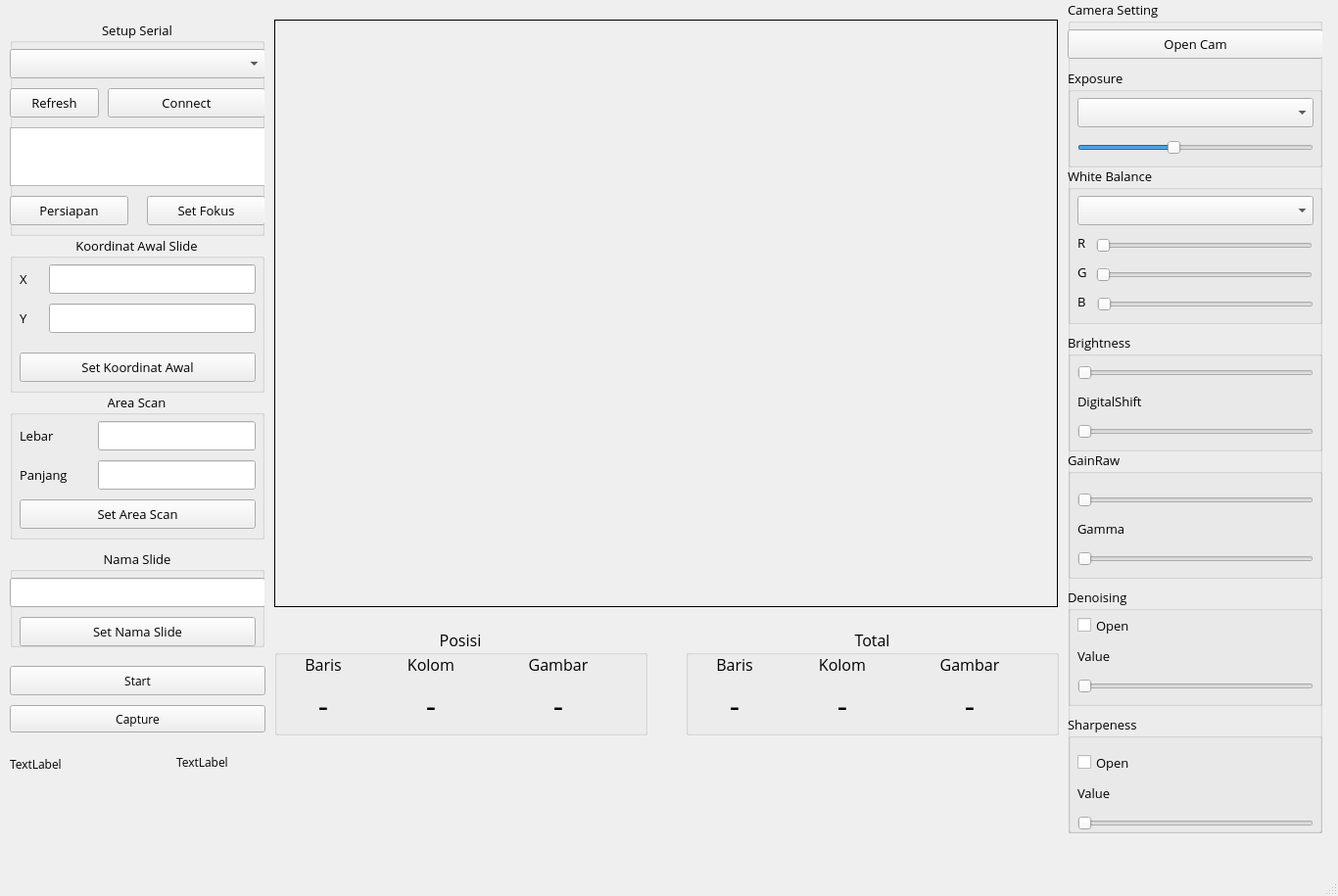
<?xml version="1.0" encoding="UTF-8"?>
<ui version="4.0">
 <class>MicroscannerTest</class>
 <widget class="QMainWindow" name="MicroscannerTest">
  <property name="geometry">
   <rect>
    <x>0</x>
    <y>0</y>
    <width>1366</width>
    <height>915</height>
   </rect>
  </property>
  <property name="font">
   <font>
    <family>Open Sans</family>
    <kerning>true</kerning>
   </font>
  </property>
  <property name="windowTitle">
   <string notr="true">Microscanner Test</string>
  </property>
  <property name="layoutDirection">
   <enum>Qt::LeftToRight</enum>
  </property>
  <property name="autoFillBackground">
   <bool>false</bool>
  </property>
  <widget class="QWidget" name="centralwidget">
   <widget class="QLabel" name="capturelbl">
    <property name="geometry">
     <rect>
      <x>280</x>
      <y>20</y>
      <width>800</width>
      <height>600</height>
     </rect>
    </property>
    <property name="frameShape">
     <enum>QFrame::Box</enum>
    </property>
    <property name="frameShadow">
     <enum>QFrame::Plain</enum>
    </property>
    <property name="lineWidth">
     <number>1</number>
    </property>
    <property name="text">
     <string/>
    </property>
   </widget>
   <widget class="QGroupBox" name="groupBox_2">
    <property name="geometry">
     <rect>
      <x>1090</x>
      <y>0</y>
      <width>260</width>
      <height>851</height>
     </rect>
    </property>
    <property name="font">
     <font>
      <family>Open Sans</family>
      <pointsize>10</pointsize>
     </font>
    </property>
    <property name="title">
     <string>Camera Setting</string>
    </property>
    <property name="flat">
     <bool>true</bool>
    </property>
    <widget class="QPushButton" name="openCam_btn">
     <property name="geometry">
      <rect>
       <x>0</x>
       <y>30</y>
       <width>261</width>
       <height>30</height>
      </rect>
     </property>
     <property name="text">
      <string>Open Cam</string>
     </property>
    </widget>
    <widget class="QGroupBox" name="groupBox_4">
     <property name="geometry">
      <rect>
       <x>0</x>
       <y>70</y>
       <width>260</width>
       <height>101</height>
      </rect>
     </property>
     <property name="font">
      <font>
       <pointsize>10</pointsize>
      </font>
     </property>
     <property name="title">
      <string>Exposure</string>
     </property>
     <property name="flat">
      <bool>true</bool>
     </property>
     <widget class="QComboBox" name="exposureMode">
      <property name="geometry">
       <rect>
        <x>10</x>
        <y>30</y>
        <width>241</width>
        <height>30</height>
       </rect>
      </property>
     </widget>
     <widget class="QSlider" name="exposure_slider">
      <property name="geometry">
       <rect>
        <x>10</x>
        <y>70</y>
        <width>241</width>
        <height>22</height>
       </rect>
      </property>
      <property name="value">
       <number>40</number>
      </property>
      <property name="orientation">
       <enum>Qt::Horizontal</enum>
      </property>
     </widget>
    </widget>
    <widget class="QGroupBox" name="groupBox_5">
     <property name="geometry">
      <rect>
       <x>0</x>
       <y>170</y>
       <width>260</width>
       <height>161</height>
      </rect>
     </property>
     <property name="font">
      <font>
       <pointsize>10</pointsize>
      </font>
     </property>
     <property name="title">
      <string>White Balance</string>
     </property>
     <property name="flat">
      <bool>true</bool>
     </property>
     <widget class="QComboBox" name="WBMode">
      <property name="geometry">
       <rect>
        <x>10</x>
        <y>30</y>
        <width>241</width>
        <height>30</height>
       </rect>
      </property>
     </widget>
     <widget class="QSlider" name="R_slider">
      <property name="geometry">
       <rect>
        <x>29</x>
        <y>70</y>
        <width>221</width>
        <height>22</height>
       </rect>
      </property>
      <property name="orientation">
       <enum>Qt::Horizontal</enum>
      </property>
     </widget>
     <widget class="QSlider" name="G_slider">
      <property name="geometry">
       <rect>
        <x>29</x>
        <y>100</y>
        <width>221</width>
        <height>22</height>
       </rect>
      </property>
      <property name="orientation">
       <enum>Qt::Horizontal</enum>
      </property>
     </widget>
     <widget class="QSlider" name="B_slider">
      <property name="geometry">
       <rect>
        <x>30</x>
        <y>130</y>
        <width>221</width>
        <height>22</height>
       </rect>
      </property>
      <property name="orientation">
       <enum>Qt::Horizontal</enum>
      </property>
     </widget>
     <widget class="QLabel" name="label_4">
      <property name="geometry">
       <rect>
        <x>10</x>
        <y>70</y>
        <width>16</width>
        <height>16</height>
       </rect>
      </property>
      <property name="text">
       <string>R</string>
      </property>
     </widget>
     <widget class="QLabel" name="label_6">
      <property name="geometry">
       <rect>
        <x>10</x>
        <y>100</y>
        <width>16</width>
        <height>16</height>
       </rect>
      </property>
      <property name="text">
       <string>G</string>
      </property>
     </widget>
     <widget class="QLabel" name="label_9">
      <property name="geometry">
       <rect>
        <x>10</x>
        <y>130</y>
        <width>16</width>
        <height>16</height>
       </rect>
      </property>
      <property name="text">
       <string>B</string>
      </property>
     </widget>
    </widget>
    <widget class="QGroupBox" name="groupBox_6">
     <property name="geometry">
      <rect>
       <x>0</x>
       <y>340</y>
       <width>260</width>
       <height>121</height>
      </rect>
     </property>
     <property name="font">
      <font>
       <pointsize>10</pointsize>
      </font>
     </property>
     <property name="title">
      <string>Brightness</string>
     </property>
     <property name="flat">
      <bool>true</bool>
     </property>
     <widget class="QSlider" name="brightness_slider">
      <property name="geometry">
       <rect>
        <x>10</x>
        <y>30</y>
        <width>241</width>
        <height>22</height>
       </rect>
      </property>
      <property name="orientation">
       <enum>Qt::Horizontal</enum>
      </property>
     </widget>
     <widget class="QSlider" name="digitalShift_slider">
      <property name="geometry">
       <rect>
        <x>10</x>
        <y>90</y>
        <width>241</width>
        <height>22</height>
       </rect>
      </property>
      <property name="orientation">
       <enum>Qt::Horizontal</enum>
      </property>
     </widget>
     <widget class="QLabel" name="label_3">
      <property name="geometry">
       <rect>
        <x>10</x>
        <y>60</y>
        <width>131</width>
        <height>20</height>
       </rect>
      </property>
      <property name="text">
       <string>DigitalShift</string>
      </property>
     </widget>
    </widget>
    <widget class="QGroupBox" name="groupBox_7">
     <property name="geometry">
      <rect>
       <x>0</x>
       <y>460</y>
       <width>260</width>
       <height>131</height>
      </rect>
     </property>
     <property name="font">
      <font>
       <pointsize>10</pointsize>
      </font>
     </property>
     <property name="title">
      <string>GainRaw</string>
     </property>
     <property name="flat">
      <bool>true</bool>
     </property>
     <widget class="QSlider" name="gainRaw_slider">
      <property name="geometry">
       <rect>
        <x>10</x>
        <y>40</y>
        <width>241</width>
        <height>22</height>
       </rect>
      </property>
      <property name="orientation">
       <enum>Qt::Horizontal</enum>
      </property>
     </widget>
     <widget class="QSlider" name="gamma_slider">
      <property name="geometry">
       <rect>
        <x>10</x>
        <y>100</y>
        <width>241</width>
        <height>22</height>
       </rect>
      </property>
      <property name="orientation">
       <enum>Qt::Horizontal</enum>
      </property>
     </widget>
     <widget class="QLabel" name="label_5">
      <property name="geometry">
       <rect>
        <x>10</x>
        <y>70</y>
        <width>131</width>
        <height>20</height>
       </rect>
      </property>
      <property name="text">
       <string>Gamma</string>
      </property>
     </widget>
    </widget>
    <widget class="QGroupBox" name="groupBox_8">
     <property name="geometry">
      <rect>
       <x>0</x>
       <y>600</y>
       <width>260</width>
       <height>121</height>
      </rect>
     </property>
     <property name="font">
      <font>
       <pointsize>10</pointsize>
      </font>
     </property>
     <property name="title">
      <string>Denoising</string>
     </property>
     <property name="flat">
      <bool>true</bool>
     </property>
     <widget class="QSlider" name="denoising_slider">
      <property name="geometry">
       <rect>
        <x>10</x>
        <y>90</y>
        <width>241</width>
        <height>22</height>
       </rect>
      </property>
      <property name="orientation">
       <enum>Qt::Horizontal</enum>
      </property>
     </widget>
     <widget class="QLabel" name="denoising_lbl">
      <property name="geometry">
       <rect>
        <x>10</x>
        <y>60</y>
        <width>131</width>
        <height>20</height>
       </rect>
      </property>
      <property name="text">
       <string>Value</string>
      </property>
     </widget>
     <widget class="QCheckBox" name="denoising_cb">
      <property name="geometry">
       <rect>
        <x>10</x>
        <y>30</y>
        <width>70</width>
        <height>17</height>
       </rect>
      </property>
      <property name="text">
       <string>Open</string>
      </property>
     </widget>
    </widget>
    <widget class="QGroupBox" name="groupBox_9">
     <property name="geometry">
      <rect>
       <x>0</x>
       <y>730</y>
       <width>260</width>
       <height>121</height>
      </rect>
     </property>
     <property name="font">
      <font>
       <pointsize>10</pointsize>
      </font>
     </property>
     <property name="title">
      <string>Sharpeness</string>
     </property>
     <property name="flat">
      <bool>true</bool>
     </property>
     <widget class="QSlider" name="sharpness_slider">
      <property name="geometry">
       <rect>
        <x>10</x>
        <y>100</y>
        <width>241</width>
        <height>22</height>
       </rect>
      </property>
      <property name="orientation">
       <enum>Qt::Horizontal</enum>
      </property>
     </widget>
     <widget class="QLabel" name="denoising_slider_3">
      <property name="geometry">
       <rect>
        <x>10</x>
        <y>70</y>
        <width>131</width>
        <height>20</height>
       </rect>
      </property>
      <property name="text">
       <string>Value</string>
      </property>
     </widget>
     <widget class="QCheckBox" name="sharpness_cb">
      <property name="geometry">
       <rect>
        <x>10</x>
        <y>40</y>
        <width>70</width>
        <height>17</height>
       </rect>
      </property>
      <property name="text">
       <string>Open</string>
      </property>
     </widget>
    </widget>
   </widget>
   <widget class="QGroupBox" name="AreaScan">
    <property name="geometry">
     <rect>
      <x>10</x>
      <y>400</y>
      <width>260</width>
      <height>151</height>
     </rect>
    </property>
    <property name="font">
     <font>
      <family>Open Sans</family>
      <pointsize>10</pointsize>
     </font>
    </property>
    <property name="title">
     <string>Area Scan</string>
    </property>
    <property name="alignment">
     <set>Qt::AlignCenter</set>
    </property>
    <property name="flat">
     <bool>true</bool>
    </property>
    <widget class="QLineEdit" name="widthScan_text">
     <property name="geometry">
      <rect>
       <x>90</x>
       <y>30</y>
       <width>161</width>
       <height>30</height>
      </rect>
     </property>
    </widget>
    <widget class="QLineEdit" name="heightScan_text">
     <property name="geometry">
      <rect>
       <x>90</x>
       <y>70</y>
       <width>161</width>
       <height>30</height>
      </rect>
     </property>
    </widget>
    <widget class="QPushButton" name="setArea_btn">
     <property name="geometry">
      <rect>
       <x>10</x>
       <y>110</y>
       <width>241</width>
       <height>30</height>
      </rect>
     </property>
     <property name="text">
      <string>Set Area Scan</string>
     </property>
    </widget>
    <widget class="QLabel" name="label">
     <property name="geometry">
      <rect>
       <x>10</x>
       <y>30</y>
       <width>61</width>
       <height>30</height>
      </rect>
     </property>
     <property name="text">
      <string>Lebar</string>
     </property>
    </widget>
    <widget class="QLabel" name="label_2">
     <property name="geometry">
      <rect>
       <x>10</x>
       <y>70</y>
       <width>71</width>
       <height>30</height>
      </rect>
     </property>
     <property name="text">
      <string>Panjang</string>
     </property>
    </widget>
   </widget>
   <widget class="QGroupBox" name="AreaScan_2">
    <property name="geometry">
     <rect>
      <x>10</x>
      <y>240</y>
      <width>260</width>
      <height>161</height>
     </rect>
    </property>
    <property name="font">
     <font>
      <family>Open Sans</family>
      <pointsize>10</pointsize>
     </font>
    </property>
    <property name="title">
     <string>Koordinat Awal Slide</string>
    </property>
    <property name="alignment">
     <set>Qt::AlignCenter</set>
    </property>
    <property name="flat">
     <bool>true</bool>
    </property>
    <widget class="QLineEdit" name="xHomeSlide_text">
     <property name="geometry">
      <rect>
       <x>40</x>
       <y>30</y>
       <width>211</width>
       <height>30</height>
      </rect>
     </property>
    </widget>
    <widget class="QLineEdit" name="yHomeSlide_text">
     <property name="geometry">
      <rect>
       <x>40</x>
       <y>70</y>
       <width>211</width>
       <height>30</height>
      </rect>
     </property>
    </widget>
    <widget class="QPushButton" name="setHomeSlide_btn">
     <property name="geometry">
      <rect>
       <x>10</x>
       <y>120</y>
       <width>241</width>
       <height>30</height>
      </rect>
     </property>
     <property name="text">
      <string>Set Koordinat Awal</string>
     </property>
    </widget>
    <widget class="QLabel" name="label_7">
     <property name="geometry">
      <rect>
       <x>10</x>
       <y>30</y>
       <width>21</width>
       <height>30</height>
      </rect>
     </property>
     <property name="text">
      <string>X</string>
     </property>
    </widget>
    <widget class="QLabel" name="label_8">
     <property name="geometry">
      <rect>
       <x>10</x>
       <y>70</y>
       <width>21</width>
       <height>30</height>
      </rect>
     </property>
     <property name="text">
      <string>Y</string>
     </property>
    </widget>
   </widget>
   <widget class="QGroupBox" name="groupBox_3">
    <property name="geometry">
     <rect>
      <x>10</x>
      <y>20</y>
      <width>260</width>
      <height>221</height>
     </rect>
    </property>
    <property name="font">
     <font>
      <family>Open Sans</family>
      <pointsize>10</pointsize>
     </font>
    </property>
    <property name="title">
     <string>Setup Serial</string>
    </property>
    <property name="alignment">
     <set>Qt::AlignCenter</set>
    </property>
    <property name="flat">
     <bool>true</bool>
    </property>
    <widget class="QTextEdit" name="status_txt">
     <property name="enabled">
      <bool>true</bool>
     </property>
     <property name="geometry">
      <rect>
       <x>0</x>
       <y>110</y>
       <width>261</width>
       <height>60</height>
      </rect>
     </property>
     <property name="autoFillBackground">
      <bool>false</bool>
     </property>
     <property name="readOnly">
      <bool>true</bool>
     </property>
    </widget>
    <widget class="QComboBox" name="comCombo">
     <property name="geometry">
      <rect>
       <x>0</x>
       <y>30</y>
       <width>261</width>
       <height>30</height>
      </rect>
     </property>
     <property name="font">
      <font>
       <pointsize>12</pointsize>
      </font>
     </property>
     <property name="toolTip">
      <string/>
     </property>
     <property name="whatsThis">
      <string/>
     </property>
     <property name="currentText">
      <string/>
     </property>
    </widget>
    <widget class="QPushButton" name="connect_btn">
     <property name="geometry">
      <rect>
       <x>100</x>
       <y>70</y>
       <width>161</width>
       <height>30</height>
      </rect>
     </property>
     <property name="text">
      <string>Connect</string>
     </property>
    </widget>
    <widget class="QPushButton" name="comRefresh_btn">
     <property name="geometry">
      <rect>
       <x>0</x>
       <y>70</y>
       <width>91</width>
       <height>30</height>
      </rect>
     </property>
     <property name="text">
      <string>Refresh</string>
     </property>
    </widget>
    <widget class="QPushButton" name="fokus_btn">
     <property name="geometry">
      <rect>
       <x>140</x>
       <y>180</y>
       <width>121</width>
       <height>30</height>
      </rect>
     </property>
     <property name="text">
      <string>Set Fokus</string>
     </property>
    </widget>
    <widget class="QPushButton" name="prepare_btn">
     <property name="geometry">
      <rect>
       <x>0</x>
       <y>180</y>
       <width>121</width>
       <height>30</height>
      </rect>
     </property>
     <property name="text">
      <string>Persiapan</string>
     </property>
    </widget>
   </widget>
   <widget class="QLabel" name="time_label">
    <property name="geometry">
     <rect>
      <x>180</x>
      <y>770</y>
      <width>55</width>
      <height>16</height>
     </rect>
    </property>
    <property name="text">
     <string>TextLabel</string>
    </property>
   </widget>
   <widget class="QLabel" name="total_label">
    <property name="geometry">
     <rect>
      <x>10</x>
      <y>770</y>
      <width>171</width>
      <height>20</height>
     </rect>
    </property>
    <property name="text">
     <string>TextLabel</string>
    </property>
   </widget>
   <widget class="QGroupBox" name="groupBox">
    <property name="geometry">
     <rect>
      <x>10</x>
      <y>560</y>
      <width>260</width>
      <height>101</height>
     </rect>
    </property>
    <property name="font">
     <font>
      <family>Open Sans</family>
      <pointsize>10</pointsize>
     </font>
    </property>
    <property name="title">
     <string>Nama Slide</string>
    </property>
    <property name="alignment">
     <set>Qt::AlignCenter</set>
    </property>
    <property name="flat">
     <bool>true</bool>
    </property>
    <widget class="QLineEdit" name="namaSlide_text">
     <property name="geometry">
      <rect>
       <x>0</x>
       <y>30</y>
       <width>261</width>
       <height>30</height>
      </rect>
     </property>
    </widget>
    <widget class="QPushButton" name="namaSlide_btn">
     <property name="geometry">
      <rect>
       <x>10</x>
       <y>70</y>
       <width>241</width>
       <height>30</height>
      </rect>
     </property>
     <property name="text">
      <string>Set Nama Slide</string>
     </property>
    </widget>
   </widget>
   <widget class="QGroupBox" name="groupBox_10">
    <property name="geometry">
     <rect>
      <x>280</x>
      <y>640</y>
      <width>381</width>
      <height>111</height>
     </rect>
    </property>
    <property name="font">
     <font>
      <family>Open Sans</family>
      <pointsize>12</pointsize>
     </font>
    </property>
    <property name="title">
     <string>Posisi</string>
    </property>
    <property name="alignment">
     <set>Qt::AlignCenter</set>
    </property>
    <property name="flat">
     <bool>true</bool>
    </property>
    <widget class="QLabel" name="currRow_lbl">
     <property name="geometry">
      <rect>
       <x>10</x>
       <y>60</y>
       <width>80</width>
       <height>41</height>
      </rect>
     </property>
     <property name="font">
      <font>
       <pointsize>24</pointsize>
      </font>
     </property>
     <property name="text">
      <string>-</string>
     </property>
     <property name="alignment">
      <set>Qt::AlignCenter</set>
     </property>
    </widget>
    <widget class="QLabel" name="label_15">
     <property name="geometry">
      <rect>
       <x>10</x>
       <y>30</y>
       <width>80</width>
       <height>16</height>
      </rect>
     </property>
     <property name="font">
      <font>
       <pointsize>12</pointsize>
      </font>
     </property>
     <property name="text">
      <string>Baris</string>
     </property>
     <property name="alignment">
      <set>Qt::AlignCenter</set>
     </property>
    </widget>
    <widget class="QLabel" name="currCol_lbl">
     <property name="geometry">
      <rect>
       <x>120</x>
       <y>60</y>
       <width>80</width>
       <height>41</height>
      </rect>
     </property>
     <property name="font">
      <font>
       <pointsize>24</pointsize>
      </font>
     </property>
     <property name="text">
      <string>-</string>
     </property>
     <property name="alignment">
      <set>Qt::AlignCenter</set>
     </property>
    </widget>
    <widget class="QLabel" name="label_16">
     <property name="geometry">
      <rect>
       <x>120</x>
       <y>30</y>
       <width>80</width>
       <height>16</height>
      </rect>
     </property>
     <property name="font">
      <font>
       <pointsize>12</pointsize>
      </font>
     </property>
     <property name="text">
      <string>Kolom</string>
     </property>
     <property name="alignment">
      <set>Qt::AlignCenter</set>
     </property>
    </widget>
    <widget class="QLabel" name="currImg_lbl">
     <property name="geometry">
      <rect>
       <x>220</x>
       <y>60</y>
       <width>140</width>
       <height>41</height>
      </rect>
     </property>
     <property name="font">
      <font>
       <pointsize>24</pointsize>
      </font>
     </property>
     <property name="text">
      <string>-</string>
     </property>
     <property name="alignment">
      <set>Qt::AlignCenter</set>
     </property>
    </widget>
    <widget class="QLabel" name="label_19">
     <property name="geometry">
      <rect>
       <x>220</x>
       <y>30</y>
       <width>140</width>
       <height>16</height>
      </rect>
     </property>
     <property name="font">
      <font>
       <pointsize>12</pointsize>
      </font>
     </property>
     <property name="text">
      <string>Gambar</string>
     </property>
     <property name="alignment">
      <set>Qt::AlignCenter</set>
     </property>
    </widget>
   </widget>
   <widget class="QGroupBox" name="groupBox_11">
    <property name="geometry">
     <rect>
      <x>700</x>
      <y>640</y>
      <width>381</width>
      <height>111</height>
     </rect>
    </property>
    <property name="font">
     <font>
      <family>Open Sans</family>
      <pointsize>12</pointsize>
     </font>
    </property>
    <property name="title">
     <string>Total</string>
    </property>
    <property name="alignment">
     <set>Qt::AlignCenter</set>
    </property>
    <property name="flat">
     <bool>true</bool>
    </property>
    <widget class="QLabel" name="sumRow_lbl">
     <property name="geometry">
      <rect>
       <x>10</x>
       <y>60</y>
       <width>80</width>
       <height>41</height>
      </rect>
     </property>
     <property name="font">
      <font>
       <pointsize>24</pointsize>
      </font>
     </property>
     <property name="text">
      <string>-</string>
     </property>
     <property name="alignment">
      <set>Qt::AlignCenter</set>
     </property>
    </widget>
    <widget class="QLabel" name="label_23">
     <property name="geometry">
      <rect>
       <x>10</x>
       <y>30</y>
       <width>80</width>
       <height>16</height>
      </rect>
     </property>
     <property name="font">
      <font>
       <pointsize>12</pointsize>
      </font>
     </property>
     <property name="text">
      <string>Baris</string>
     </property>
     <property name="alignment">
      <set>Qt::AlignCenter</set>
     </property>
    </widget>
    <widget class="QLabel" name="sumCol_lbl">
     <property name="geometry">
      <rect>
       <x>120</x>
       <y>60</y>
       <width>80</width>
       <height>41</height>
      </rect>
     </property>
     <property name="font">
      <font>
       <pointsize>24</pointsize>
      </font>
     </property>
     <property name="text">
      <string>-</string>
     </property>
     <property name="alignment">
      <set>Qt::AlignCenter</set>
     </property>
    </widget>
    <widget class="QLabel" name="label_25">
     <property name="geometry">
      <rect>
       <x>120</x>
       <y>30</y>
       <width>80</width>
       <height>16</height>
      </rect>
     </property>
     <property name="font">
      <font>
       <pointsize>12</pointsize>
      </font>
     </property>
     <property name="text">
      <string>Kolom</string>
     </property>
     <property name="alignment">
      <set>Qt::AlignCenter</set>
     </property>
    </widget>
    <widget class="QLabel" name="sumImg_lbl">
     <property name="geometry">
      <rect>
       <x>220</x>
       <y>60</y>
       <width>140</width>
       <height>41</height>
      </rect>
     </property>
     <property name="font">
      <font>
       <pointsize>24</pointsize>
      </font>
     </property>
     <property name="text">
      <string>-</string>
     </property>
     <property name="alignment">
      <set>Qt::AlignCenter</set>
     </property>
    </widget>
    <widget class="QLabel" name="label_27">
     <property name="geometry">
      <rect>
       <x>220</x>
       <y>30</y>
       <width>140</width>
       <height>16</height>
      </rect>
     </property>
     <property name="font">
      <font>
       <pointsize>12</pointsize>
      </font>
     </property>
     <property name="text">
      <string>Gambar</string>
     </property>
     <property name="alignment">
      <set>Qt::AlignCenter</set>
     </property>
    </widget>
   </widget>
   <widget class="QPushButton" name="start_btn">
    <property name="geometry">
     <rect>
      <x>10</x>
      <y>680</y>
      <width>261</width>
      <height>30</height>
     </rect>
    </property>
    <property name="text">
     <string>Start</string>
    </property>
   </widget>
   <widget class="QPushButton" name="Capture">
    <property name="geometry">
     <rect>
      <x>10</x>
      <y>720</y>
      <width>261</width>
      <height>28</height>
     </rect>
    </property>
    <property name="text">
     <string>Capture</string>
    </property>
   </widget>
  </widget>
  <widget class="QMenuBar" name="menubar">
   <property name="geometry">
    <rect>
     <x>0</x>
     <y>0</y>
     <width>1366</width>
     <height>26</height>
    </rect>
   </property>
  </widget>
  <widget class="QStatusBar" name="statusbar"/>
 </widget>
 <resources/>
 <connections/>
</ui>
